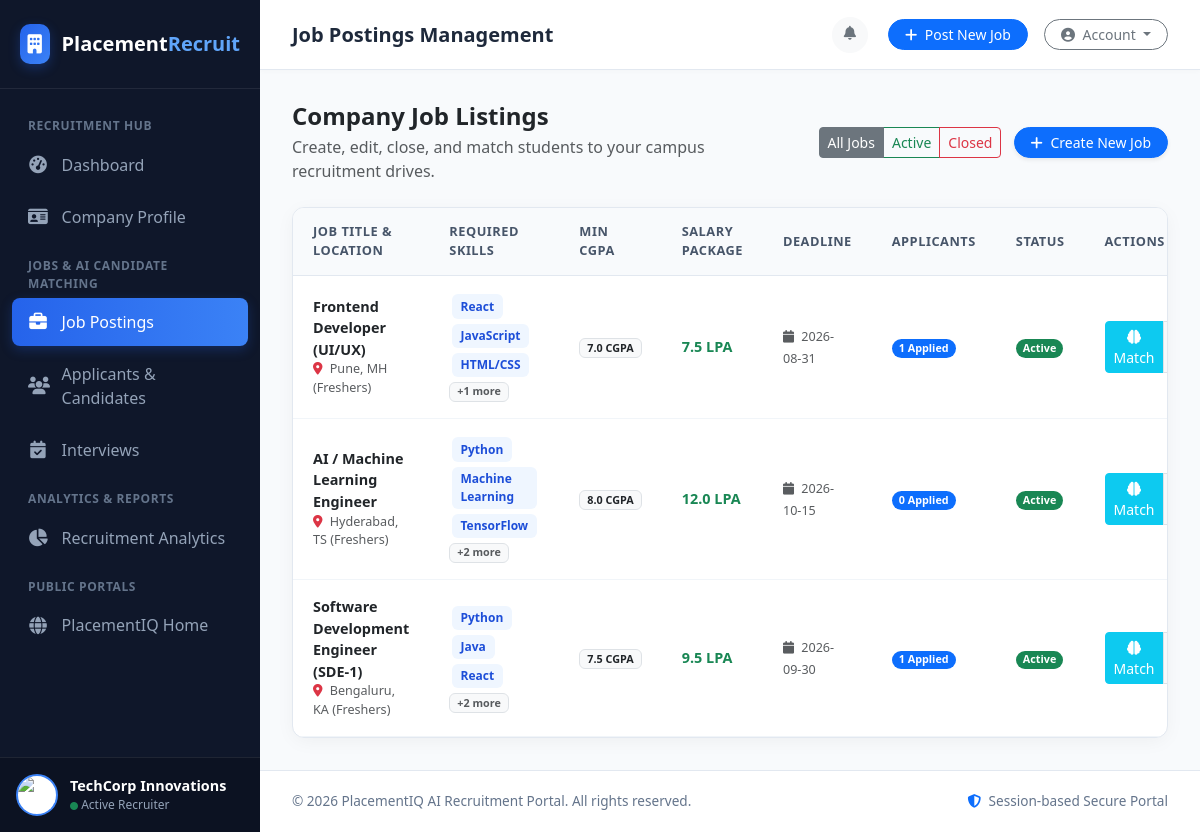
The app's page /company/jobs (signed in) with its own data.
### tables this page shows
CREATE TABLE jobs (
            id INTEGER PRIMARY KEY AUTOINCREMENT,
            company_id INTEGER NOT NULL,
            title TEXT NOT NULL,
            description TEXT NOT NULL,
            required_skills TEXT NOT NULL,
            min_cgpa REAL DEFAULT 6.0,
            required_certifications INTEGER DEFAULT 0,
            internship_required TEXT DEFAULT 'No',
            experience_level TEXT DEFAULT 'Freshers',
            salary_package TEXT NOT NULL,
            location TEXT NOT NULL,
            deadline DATE NOT NULL,
            status TEXT DEFAULT 'Active',
            created_at DATETIME DEFAULT CURRENT_TIMESTAMP,
            updated_at DATETIME DEFAULT CURRENT_TIMESTAMP,
            FOREIGN KEY (company_id) REFERENCES companies(id) ON DELETE CASCADE
        );

### routes/company.py (the view)
@company_bp.route('/jobs')
@company_login_required
def jobs_list():
    company_id = session['company_id']
    status_filter = request.args.get('status')
    jobs = database.get_company_jobs(company_id, status=status_filter)
    return render_template('company/jobs/list.html', jobs=jobs, status_filter=status_filter)

### app.py (called while the page is built)
@app.context_processor
def inject_notifications():
    from flask import session
    user_type, user_id = _get_current_user_context()
    count = 0
    if user_type and user_id:
        count = database.get_unread_notification_count(user_type, user_id)
    return dict(unread_notif_count=count)

### database.py (called while the page is built)
def get_db_connection():
    if not os.path.exists(DB_DIR):
        os.makedirs(DB_DIR, exist_ok=True)
    conn = sqlite3.connect(DB_PATH)
    conn.row_factory = sqlite3.Row
    return conn

def get_company_jobs(company_id, status=None):
    conn = get_db_connection()
    cursor = conn.cursor()
    if status:
        cursor.execute('''
            SELECT j.*, COUNT(a.id) as applicant_count
            FROM jobs j
            LEFT JOIN job_applications a ON j.id = a.job_id
            WHERE j.company_id = ? AND j.status = ?
            GROUP BY j.id
            ORDER BY j.created_at DESC
        ''', (company_id, status))
    else:
        cursor.execute('''
            SELECT j.*, COUNT(a.id) as applicant_count
            FROM jobs j
            LEFT JOIN job_applications a ON j.id = a.job_id
            WHERE j.company_id = ?
            GROUP BY j.id
            ORDER BY j.created_at DESC
        ''', (company_id,))
    rows = cursor.fetchall()
    conn.close()
    return [dict(r) for r in rows]

def get_unread_notification_count(user_type, user_id):
    conn = get_db_connection()
    cursor = conn.cursor()
    cursor.execute('''
        SELECT COUNT(*) as count
        FROM notifications
        WHERE user_type = ? AND user_id = ? AND is_read = 0
    ''', (user_type, str(user_id)))
    res = cursor.fetchone()
    conn.close()
    return res['count'] if res else 0

### routes/company.py (called while the page is built)
def company_login_required(f):
    @wraps(f)
    def decorated_function(*args, **kwargs):
        if not session.get('company_logged_in') or not session.get('company_id'):
            flash('Please log in to access your Company Recruitment Portal.', 'warning')
            return redirect(url_for('company.login', next=request.url))
        return f(*args, **kwargs)
    return decorated_function

### routes/notifications.py (called while the page is built)
def _get_current_user_context():
    if session.get('student_logged_in') and session.get('student_reg'):
        return 'student', session.get('student_reg')
    elif session.get('company_logged_in') and session.get('company_id'):
        return 'company', str(session.get('company_id'))
    elif session.get('admin_logged_in'):
        return 'admin', session.get('admin_user', 'admin')
    return None, None

### templates/company/jobs/list.html (shortened to what this page needs)
{% extends 'company/company_base.html' %}
{% block page_header %}Job Postings Management{% endblock %}
{% block content %}
<div class="row align-items-center mb-4">
    <div class="col-md-6">
        <h4 class="fw-bold text-dark mb-1">Company Job Listings</h4>
        <p class="text-muted mb-0">Create, edit, close, and match students to your campus recruitment drives.</p>
    </div>
    <div class="col-md-6 text-md-end mt-3 mt-md-0">
        <div class="btn-group me-2" role="group">
            <a href="{{ url_for('company.jobs_list') }}" class="btn btn-outline-secondary btn-sm {% if not status_filter %}active{% endif %}">All Jobs</a>
            <a href="{{ url_for('company.jobs_list', status='Active') }}" class="btn btn-outline-success btn-sm {% if status_filter == 'Active' %}active{% endif %}">Active</a>
            <a href="{{ url_for('company.jobs_list', status='Closed') }}" class="btn btn-outline-danger btn-sm {% if status_filter == 'Closed' %}active{% endif %}">Closed</a>
        </div>
        <a href="{{ url_for('company.job_create') }}" class="btn btn-primary btn-sm rounded-pill px-3 shadow-sm">
            <i class="fas fa-plus me-1"></i> Create New Job
        </a>
    </div>
</div>
<div class="custom-table-card">
    <div class="table-responsive">
        <table class="custom-table">
            <thead>
                <tr>
                    <th>Job Title & Location</th>
                    <th>Required Skills</th>
                    <th>Min CGPA</th>
                    <th>Salary Package</th>
                    <th>Deadline</th>
                    <th>Applicants</th>
                    <th>Status</th>
                    <th>Actions</th>
                </tr>
            </thead>
            <tbody>
                {% if jobs %}
                    {% for job in jobs %}
                    <tr>
                        <td>
                            <a href="{{ url_for('company.job_detail', job_id=job.id) }}" class="fw-bold text-dark text-decoration-none hover-primary">
                                {{ job.title }}
                            </a>
                            <div class="text-muted small"><i class="fas fa-map-marker-alt me-1 text-danger"></i> {{ job.location }} ({{ job.experience_level }})</div>
                        </td>
                        <td>
                            <div style="max-width: 250px;">
                                {% for skill in job.required_skills.split(',')[:3] %}
                                    <span class="skill-tag">{{ skill.strip() }}</span>
                                {% endfor %}
                                {% if job.required_skills.split(',')|length > 3 %}
                                    <span class="badge bg-light text-muted border">+{{ job.required_skills.split(',')|length - 3 }} more</span>
                                {% endif %}
                            </div>
                        </td>
                        <td><span class="badge bg-light text-dark border">{{ job.min_cgpa }} CGPA</span></td>
                        <td><strong class="text-success">{{ job.salary_package }}</strong></td>
                        <td><small class="text-muted"><i class="fas fa-calendar me-1"></i> {{ job.deadline }}</small></td>
                        <td>
                            <a href="{{ url_for('company.candidate_list', job_id=job.id) }}" class="badge bg-primary text-decoration-none rounded-pill px-2.5 py-1.5">
                                {{ job.applicant_count }} Applied
                            </a>
                        </td>
                        <td>
                            {% if job.status == 'Active' %}
                                <span class="badge bg-success rounded-pill px-2.5">Active</span>
                            {% else %}
                                <span class="badge bg-secondary rounded-pill px-2.5">Closed</span>
                            {% endif %}
                        </td>
                        <td>
                            <div class="btn-group btn-group-sm">
                                <a href="{{ url_for('company.job_candidate_match', job_id=job.id) }}" class="btn btn-info text-white" title="Run AI Candidate Matching">
                                    <i class="fas fa-brain"></i> Match
                                </a>
                                <a href="{{ url_for('company.job_edit', job_id=job.id) }}" class="btn btn-light border" title="Edit Job">
                                </a>
                            </div>
                        </td>
                    </tr>
                    {% endfor %}
                {% endif %}
            </tbody>
        </table>
    </div>
</div>
{% endblock %}

### static/css/company.css (style rules this page uses)
:root { --company-primary: #1e40af; --company-primary-hover: #1d4ed8; --company-secondary: #3b82f6; --company-accent: #60a5fa; --company-bg: #f8fafc; --company-card-bg: #ffffff; --company-sidebar-bg: #0f172a; --company-sidebar-text: #94a3b8; --company-text-dark: #1e293b; --company-text-muted: #64748b; --company-border: #e2e8f0; --company-shadow: 0 4px 20px -2px rgba(0, 0, 0, 0.05); --company-shadow-lg: 0 10px 30px -4px rgba(30, 64, 175, 0.1); }
body.company-body { background-color: var(--company-bg); font-family: 'Segoe UI', system-ui, -apple-system, sans-serif; color: var(--company-text-dark); margin: 0; padding: 0; min-height: 100vh; }
.custom-table-card { background-color: #fff; border-radius: 12px; border: 1px solid var(--company-border); box-shadow: var(--company-shadow); overflow: hidden; }
.table-responsive { margin: 0; }
.custom-table { width: 100%; margin-bottom: 0; border-collapse: collapse; }
.custom-table th { background-color: #f8fafc; color: #475569; font-weight: 600; font-size: 0.8rem; text-transform: uppercase; letter-spacing: 0.04em; padding: 0.9rem 1.25rem; border-bottom: 1px solid var(--company-border); }
.custom-table td { padding: 1rem 1.25rem; vertical-align: middle; border-bottom: 1px solid #f1f5f9; font-size: 0.9rem; color: #334155; }
.skill-tag { display: inline-block; background-color: #eff6ff; color: #1d4ed8; padding: 0.2rem 0.55rem; border-radius: 6px; font-size: 0.75rem; font-weight: 600; margin: 0.15rem; }

### records on screen
jobs: title "Frontend Developer (UI/UX)", location "Pune, MH", experience_level "Freshers", strip "React" "JavaScript" "HTML/CSS", required_skills.split|length "1", min_cgpa "7.0", salary_package "7.5 LPA", deadline "2026-08-31", applicant_count "1", status "Active"
jobs: title "AI / Machine Learning Engineer", location "Hyderabad, TS", experience_level "Freshers", strip "Python" "Machine Learning" "TensorFlow", required_skills.split|length "2", min_cgpa "8.0", salary_package "12.0 LPA", deadline "2026-10-15", applicant_count "0", status "Active"
jobs: title "Software Development Engineer (SDE-1)", location "Bengaluru, KA", experience_level "Freshers", strip "Python" "Java" "React", required_skills.split|length "2", min_cgpa "7.5", salary_package "9.5 LPA", deadline "2026-09-30", applicant_count "1", status "Active"

### other values on screen
{{ session.get('company_name', 'Company Portal') }} "TechCorp Innovations"
